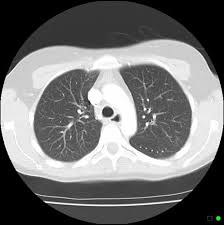
#> input picture Task1/DataSplit/test/normal/train_n6 (2) - Copy.jpg, 224 x 225 px
$ python Q1.py
#> lines starting #> are read from the running program, lines starting #| are printed output that depends on the picture
import os
import cv2
import numpy as np

output_dir = os.path.dirname(os.path.abspath(__file__))

image_path = input("Enter image path: ")
#> the answer given: ../../Task1/DataSplit/test/normal/train_n6 (2) - Copy.jpg
image = cv2.imread(image_path)
#> image is the input picture: shape (225, 224, 3); mean B, G, R 115.1, 115.1, 115.1
rows, cols = image.shape[:2]
#> rows = 225; cols = 224

rotation_matrix = cv2.getRotationMatrix2D((cols / 2, rows / 2), 45, 1)
rotated = cv2.warpAffine(image, rotation_matrix, (cols, rows))
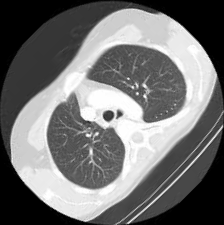
#> rotated: shape (225, 224, 3); min 0, max 255, mean 115

translation_matrix = np.float32([[1, 0, 50], [0, 1, 30]])
translated = cv2.warpAffine(image, translation_matrix, (cols, rows))
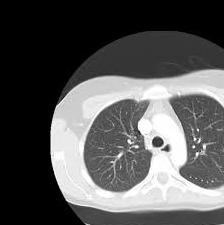
#> translated: shape (225, 224, 3); min 0, max 255, mean 86.7

flipped = cv2.flip(image, 1)
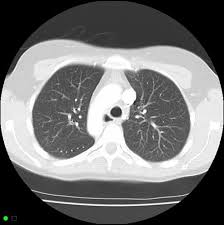
#> flipped: shape (225, 224, 3); mean B, G, R 115.1, 115.1, 115.1

scaled = cv2.resize(image, None, fx=1.5, fy=1.5)
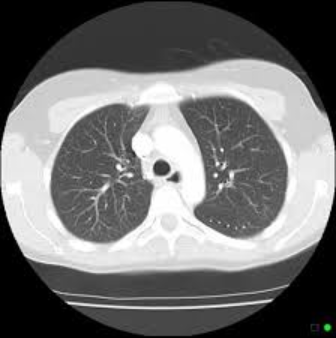
#> scaled: shape (338, 336, 3); mean B, G, R 114.9, 114.9, 114.9

shear_matrix = np.float32([[1, 0.2, 0], [0.2, 1, 0]])
sheared = cv2.warpAffine(image, shear_matrix, (cols, rows))
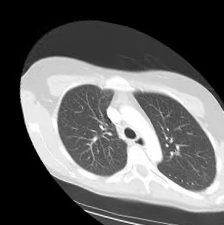
#> sheared: shape (225, 224, 3); min 0, max 255, mean 98.1

cv2.imwrite(os.path.join(output_dir, "rotated.jpg"), rotated)
cv2.imwrite(os.path.join(output_dir, "translated.jpg"), translated)
cv2.imwrite(os.path.join(output_dir, "flipped.jpg"), flipped)
cv2.imwrite(os.path.join(output_dir, "scaled.jpg"), scaled)
cv2.imwrite(os.path.join(output_dir, "sheared.jpg"), sheared)

print("Augmented images saved")

$ run again, on Task1/DataSplit/test/normal/valid_004162_01_01_150.png
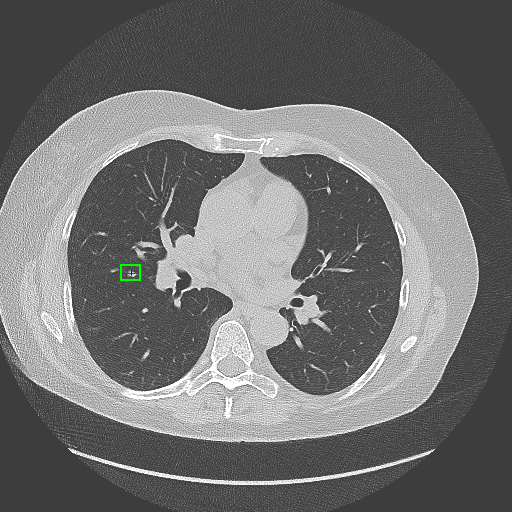
#> input picture Task1/DataSplit/test/normal/valid_004162_01_01_150.png, 512 x 512 px
#> image is the input picture: shape (512, 512, 3); mean B, G, R 112.5, 112.7, 112.5
#> `rotated = cv2.warpAffine(image, rotation_matrix, (cols, rows))`:
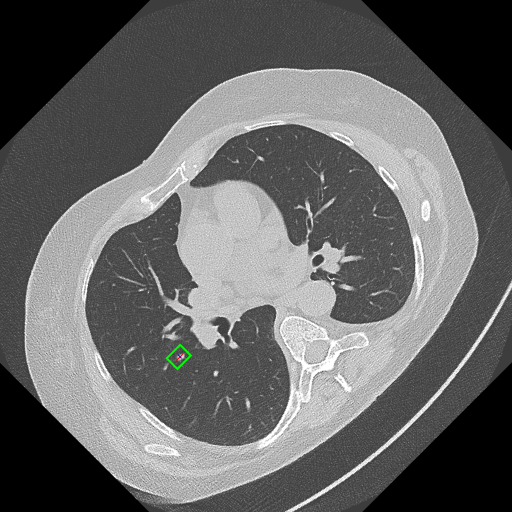
#> rotated: shape (512, 512, 3); mean B, G, R 101.8, 101.9, 101.8
#> `sheared = cv2.warpAffine(image, shear_matrix, (cols, rows))`:
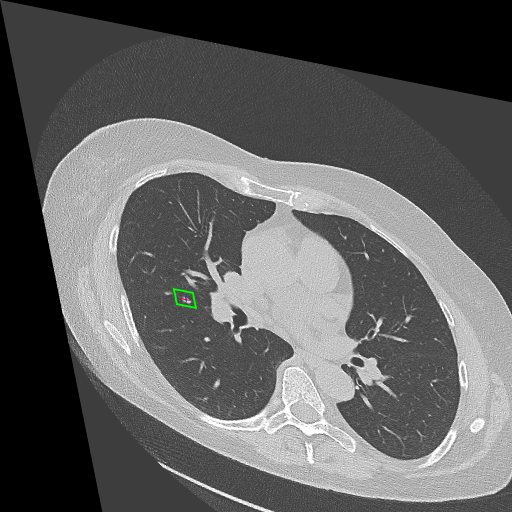
#> sheared: shape (512, 512, 3); mean B, G, R 95.4, 95.6, 95.4
